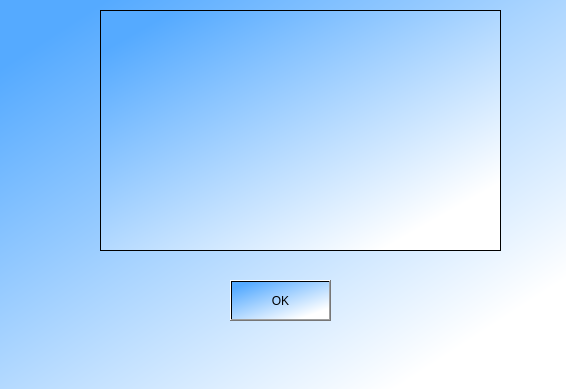
<?xml version="1.0" encoding="UTF-8"?>
<ui version="4.0">
 <class>Form</class>
 <widget class="QWidget" name="Form">
  <property name="geometry">
   <rect>
    <x>0</x>
    <y>0</y>
    <width>566</width>
    <height>389</height>
   </rect>
  </property>
  <property name="windowTitle">
   <string>Registration Success Page</string>
  </property>
  <property name="styleSheet">
   <string notr="true">background-color: qlineargradient(spread:pad, x1:0.0903955, y1:0.091, x2:0.831, y2:0.875, stop:0 rgba(85, 170, 255, 255), stop:1 rgba(255, 255, 255, 255));</string>
  </property>
  <widget class="QLabel" name="label">
   <property name="geometry">
    <rect>
     <x>100</x>
     <y>10</y>
     <width>401</width>
     <height>241</height>
    </rect>
   </property>
   <property name="frameShape">
    <enum>QFrame::Box</enum>
   </property>
   <property name="text">
    <string/>
   </property>
   <property name="scaledContents">
    <bool>true</bool>
   </property>
  </widget>
  <widget class="QPushButton" name="pushButton">
   <property name="geometry">
    <rect>
     <x>230</x>
     <y>280</y>
     <width>101</width>
     <height>41</height>
    </rect>
   </property>
   <property name="mouseTracking">
    <bool>true</bool>
   </property>
   <property name="text">
    <string>OK</string>
   </property>
  </widget>
 </widget>
 <resources/>
 <connections/>
</ui>
